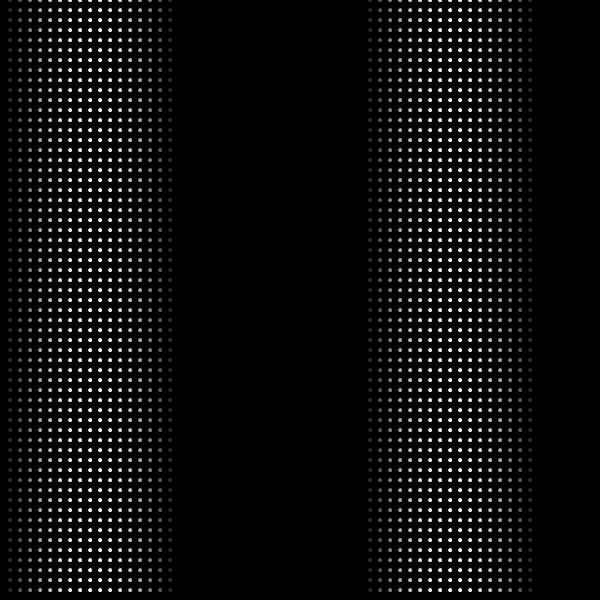
Frame 1 (no input)
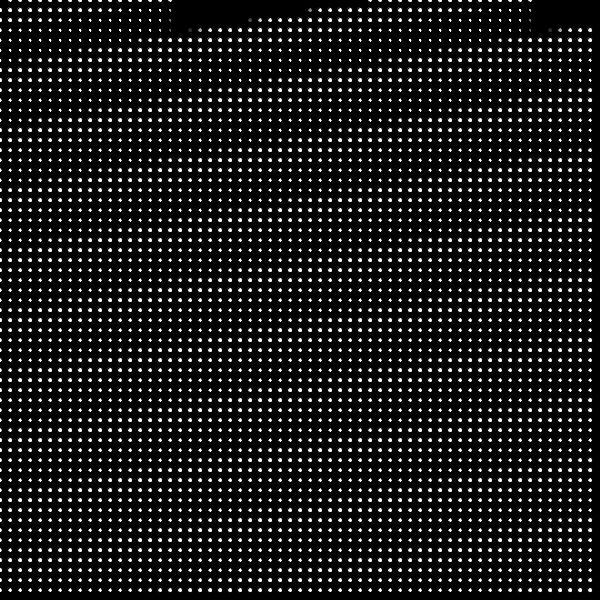
Frame 60 (the mouse pressed at the canvas centre just before this capture)
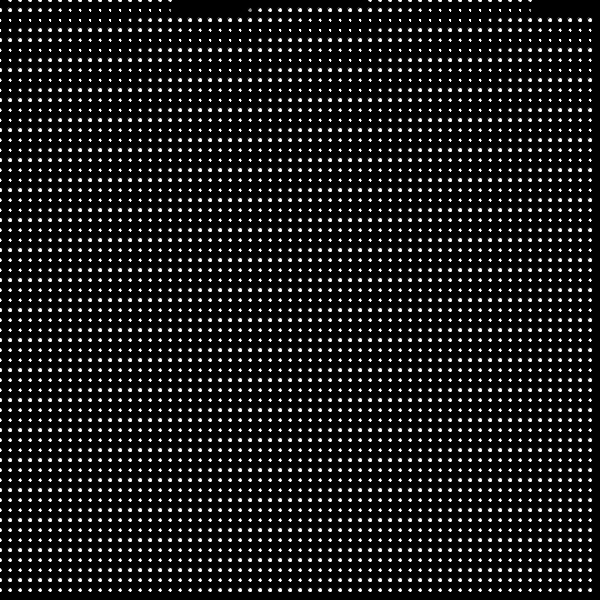
Frame 120 (the mouse held since frame 60 and released just before this capture)

The Processing sketch that drew these frames (run headless with seeded random() and noise(); from frame 60 on, the mouse is pressed at the canvas centre):

// Processing sketch: FS2
// ── FS2.pde
//import gifAnimation.*;

//GifMaker gifExport;

void setup(){
  size(600,600);
  background(0);
  smooth();
  frameRate(25);
}
float s = 0;
void draw(){
  clear();
  for (int i=0;i<600;i+=10){
    for(int j=0;j<600;j+=10){
      fill(255,255*sin(radians(i+j*s)));
      ellipse(i,j,5,5);
    }
  }
  s=s+0.1;
}
